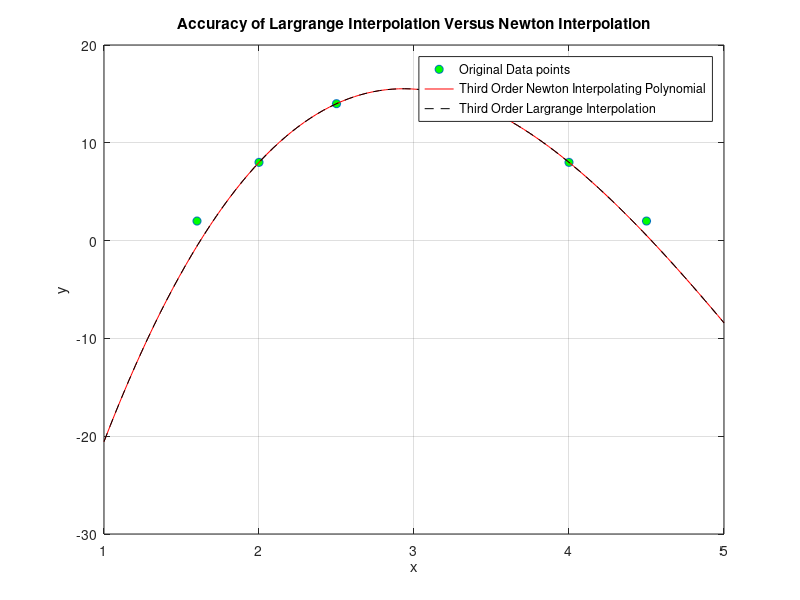

The MATLAB script that drew this image:
%Brian Ibitoye
%21085455

x = [1.6 2 2.5 3.2 4 4.5];
y = [2 8 14 15 8 2];


Newt_order1 = @(x) 14 + 1.428571429.*(x-2.5);
Newt_order2 = @(x) 8 + 12*(x-2) - 8.80952381.*(x-2).*(x-2.5);
Newt_order3 = @(x) 8 + 12*(x-2) - 8.80952381.*(x-2).*(x-2.5) + 1.011904762.*(x-2).*(x-2.5).*(x-3.2);
fprintf("Newton's Interpolating Polynomial:\n")
fprintf("Order 1 f(2.8) = %3.4f\nOrder 2 f(2.8) = %3.4f\nOrder 3 f(2.8) = %3.4f\n\n",Newt_order1(2.8),Newt_order2(2.8),Newt_order3(2.8))


Lagrange_order3 = @(x) 8.*(x-2.5).*(x-3.2).*(x-4)./-1.2 + 14.*(x-2).*(x-3.2).*(x-4)./0.525+15.*(x-2).*(x-2.5).*(x-4)./-0.672+8.*(x-2).*(x-2.5).*(x-3.2)./2.4;
fprintf("Lagrange Interpolation:\n")
fprintf("Order 3 f(2.8) = %3.4f\n",Lagrange_order3(2.8))


x_plot_val = linspace(1,5);
figure()
plot(x,y,'o','MarkerFaceColor','green')
hold on 
plot(x_plot_val,Newt_order3(x_plot_val),'r-',x_plot_val,Lagrange_order3(x_plot_val),'k--')
legend("Original Data points", "Third Order Newton Interpolating Polynomial", "Third Order Largrange Interpolation")
xlabel("x")
ylabel("y")
title("Accuracy of Largrange Interpolation Versus Newton Interpolation")
grid on

%We end up seeing that the third order Newton polynomial interpolation
%gives the same value as the third order Lagrange interpolation 
